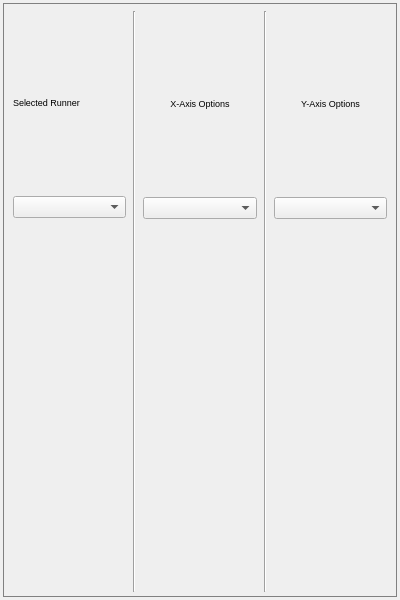
<?xml version="1.0" encoding="UTF-8"?>
<ui version="4.0">
 <class>RunnerChartsDialog</class>
 <widget class="QDialog" name="RunnerChartsDialog">
  <property name="geometry">
   <rect>
    <x>0</x>
    <y>0</y>
    <width>400</width>
    <height>600</height>
   </rect>
  </property>
  <property name="minimumSize">
   <size>
    <width>400</width>
    <height>600</height>
   </size>
  </property>
  <property name="font">
   <font>
    <family>Ubuntu</family>
    <pointsize>7</pointsize>
   </font>
  </property>
  <property name="windowTitle">
   <string>Runner Charts</string>
  </property>
  <layout class="QVBoxLayout" name="verticalLayout">
   <property name="spacing">
    <number>1</number>
   </property>
   <property name="leftMargin">
    <number>1</number>
   </property>
   <property name="topMargin">
    <number>1</number>
   </property>
   <property name="rightMargin">
    <number>1</number>
   </property>
   <property name="bottomMargin">
    <number>1</number>
   </property>
   <item>
    <layout class="QVBoxLayout" name="mainVerticalLayout" stretch="12,1">
     <property name="spacing">
      <number>1</number>
     </property>
     <property name="leftMargin">
      <number>2</number>
     </property>
     <property name="topMargin">
      <number>2</number>
     </property>
     <property name="rightMargin">
      <number>2</number>
     </property>
     <property name="bottomMargin">
      <number>2</number>
     </property>
     <item>
      <layout class="QVBoxLayout" name="chartLayout"/>
     </item>
     <item>
      <widget class="QGroupBox" name="gbOptions">
       <property name="minimumSize">
        <size>
         <width>200</width>
         <height>80</height>
        </size>
       </property>
       <property name="font">
        <font>
         <family>Ubuntu</family>
         <pointsize>8</pointsize>
        </font>
       </property>
       <property name="styleSheet">
        <string notr="true">QGroupBox#gbOptions {
     border: 1px solid gray;
}
</string>
       </property>
       <property name="title">
        <string/>
       </property>
       <property name="alignment">
        <set>Qt::AlignLeading|Qt::AlignLeft|Qt::AlignVCenter</set>
       </property>
       <layout class="QHBoxLayout" name="horizontalLayout">
        <property name="spacing">
         <number>2</number>
        </property>
        <property name="leftMargin">
         <number>2</number>
        </property>
        <property name="topMargin">
         <number>2</number>
        </property>
        <property name="rightMargin">
         <number>2</number>
        </property>
        <property name="bottomMargin">
         <number>2</number>
        </property>
        <item>
         <layout class="QVBoxLayout" name="lyRunnerInfo" stretch="1,1,1,1">
          <property name="leftMargin">
           <number>5</number>
          </property>
          <property name="rightMargin">
           <number>5</number>
          </property>
          <property name="bottomMargin">
           <number>5</number>
          </property>
          <item>
           <widget class="QLabel" name="lblChooseRunner">
            <property name="font">
             <font>
              <family>Ubuntu</family>
              <pointsize>7</pointsize>
             </font>
            </property>
            <property name="text">
             <string>Selected Runner </string>
            </property>
           </widget>
          </item>
          <item>
           <widget class="QComboBox" name="cbChartRunnerSelect">
            <property name="font">
             <font>
              <family>Ubuntu</family>
              <pointsize>7</pointsize>
             </font>
            </property>
           </widget>
          </item>
          <item>
           <widget class="QLabel" name="lblUtil1">
            <property name="font">
             <font>
              <family>Ubuntu</family>
              <pointsize>7</pointsize>
             </font>
            </property>
            <property name="text">
             <string/>
            </property>
           </widget>
          </item>
          <item>
           <widget class="QLabel" name="lblUtil2">
            <property name="font">
             <font>
              <family>Ubuntu</family>
              <pointsize>7</pointsize>
             </font>
            </property>
            <property name="text">
             <string/>
            </property>
           </widget>
          </item>
         </layout>
        </item>
        <item>
         <widget class="Line" name="line">
          <property name="orientation">
           <enum>Qt::Vertical</enum>
          </property>
         </widget>
        </item>
        <item>
         <layout class="QVBoxLayout" name="lyXAxisOptions" stretch="1,1,1,1">
          <property name="leftMargin">
           <number>5</number>
          </property>
          <property name="rightMargin">
           <number>5</number>
          </property>
          <property name="bottomMargin">
           <number>5</number>
          </property>
          <item>
           <widget class="QLabel" name="label">
            <property name="font">
             <font>
              <family>Ubuntu</family>
              <pointsize>7</pointsize>
             </font>
            </property>
            <property name="text">
             <string>X-Axis Options</string>
            </property>
            <property name="alignment">
             <set>Qt::AlignCenter</set>
            </property>
           </widget>
          </item>
          <item>
           <widget class="QComboBox" name="cbXAxisDisplay">
            <property name="font">
             <font>
              <family>Ubuntu</family>
              <pointsize>7</pointsize>
             </font>
            </property>
           </widget>
          </item>
          <item>
           <spacer name="verticalSpacer_3">
            <property name="orientation">
             <enum>Qt::Vertical</enum>
            </property>
            <property name="sizeHint" stdset="0">
             <size>
              <width>20</width>
              <height>40</height>
             </size>
            </property>
           </spacer>
          </item>
          <item>
           <spacer name="verticalSpacer_4">
            <property name="orientation">
             <enum>Qt::Vertical</enum>
            </property>
            <property name="sizeHint" stdset="0">
             <size>
              <width>20</width>
              <height>40</height>
             </size>
            </property>
           </spacer>
          </item>
         </layout>
        </item>
        <item>
         <widget class="Line" name="line_2">
          <property name="orientation">
           <enum>Qt::Vertical</enum>
          </property>
         </widget>
        </item>
        <item>
         <layout class="QVBoxLayout" name="lyYAxisOptions" stretch="1,1,1,1">
          <property name="leftMargin">
           <number>5</number>
          </property>
          <property name="rightMargin">
           <number>5</number>
          </property>
          <property name="bottomMargin">
           <number>5</number>
          </property>
          <item>
           <widget class="QLabel" name="label_2">
            <property name="font">
             <font>
              <family>Ubuntu</family>
              <pointsize>7</pointsize>
             </font>
            </property>
            <property name="text">
             <string>Y-Axis Options</string>
            </property>
            <property name="alignment">
             <set>Qt::AlignCenter</set>
            </property>
           </widget>
          </item>
          <item>
           <widget class="QComboBox" name="cbYAxisDisplay">
            <property name="font">
             <font>
              <family>Ubuntu</family>
              <pointsize>7</pointsize>
             </font>
            </property>
           </widget>
          </item>
          <item>
           <spacer name="verticalSpacer">
            <property name="orientation">
             <enum>Qt::Vertical</enum>
            </property>
            <property name="sizeHint" stdset="0">
             <size>
              <width>20</width>
              <height>40</height>
             </size>
            </property>
           </spacer>
          </item>
          <item>
           <spacer name="verticalSpacer_2">
            <property name="orientation">
             <enum>Qt::Vertical</enum>
            </property>
            <property name="sizeHint" stdset="0">
             <size>
              <width>20</width>
              <height>40</height>
             </size>
            </property>
           </spacer>
          </item>
         </layout>
        </item>
       </layout>
      </widget>
     </item>
    </layout>
   </item>
  </layout>
 </widget>
 <resources/>
 <connections/>
</ui>
